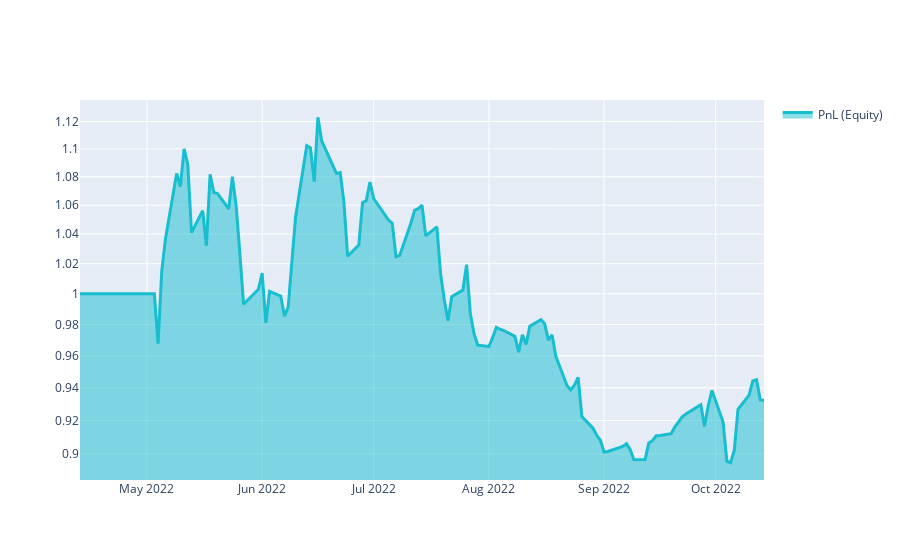

Here is the notebook cell this chart was saved with:
### Markdown cell above
# Q18 Quick Start

This template shows you the basic steps for taking part to the **Q18 NASDAQ-100 Stock Long-Short contest**.

### Code cell
import xarray as xr

import qnt.ta as qnta
import qnt.data as qndata
import qnt.output as qnout
import qnt.stats as qns

data = qndata.stocks.load_ndx_data(min_date="2022-04-13")

close     = data.sel(field="close")
is_liquid = data.sel(field="is_liquid")
sma_slow  = qnta.sma(close, 75)
sma_fast  = qnta.sma(close, 10)
weights   = xr.where(sma_slow < sma_fast, 1, -1)
weights   = weights * is_liquid

weights = qnout.clean(weights, data, "stocks_nasdaq100")

# calc stats
stats = qns.calc_stat(data, weights.sel(time=slice("2022-04-13", None)))
display(stats.to_pandas().tail())

# graph
performance = stats.to_pandas()["equity"]
import qnt.graph as qngraph

qngraph.make_plot_filled(performance.index, performance, name="PnL (Equity)", type="log")
